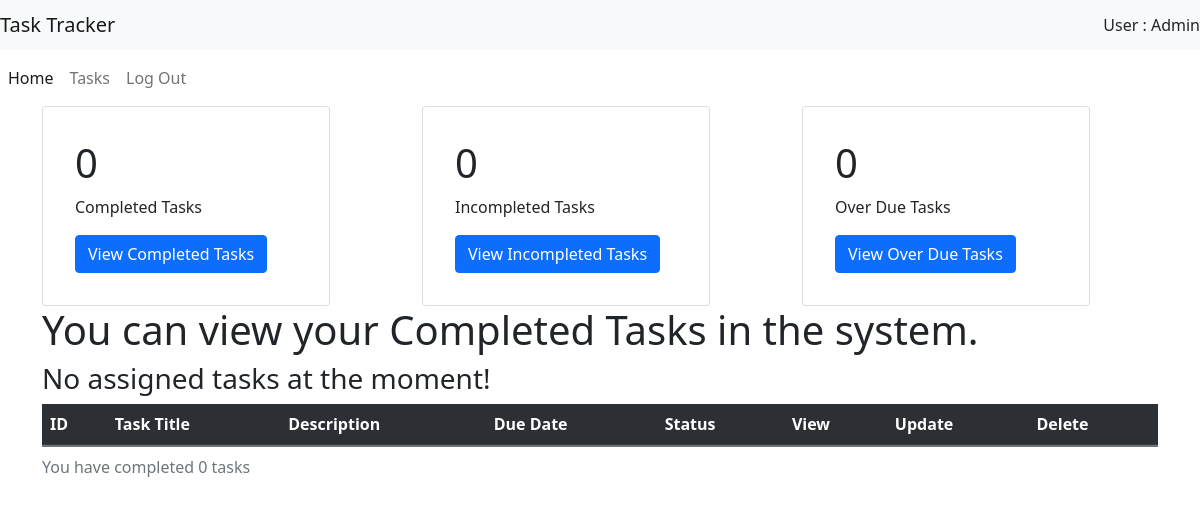
Page /pages/user/completedtasks.php (signed in) on the earlier database version.
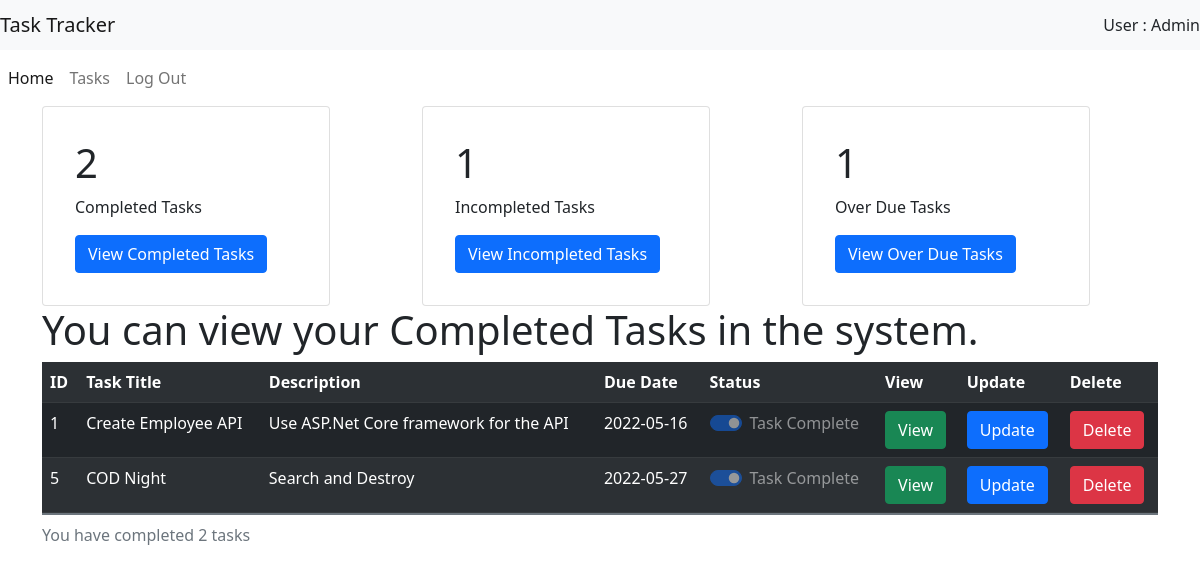
Same page on the later database version.
### tables this page shows
CREATE TABLE IF NOT EXISTS `task` (
  `id` int(11) NOT NULL AUTO_INCREMENT,
  `uid` int(11) NOT NULL,
  `title` varchar(50) NOT NULL,
  `description` varchar(150) NOT NULL,
  `due_date` date NOT NULL,
  `status` int(2) NOT NULL,
  `notify` int(11) NOT NULL,
  PRIMARY KEY (`id`),
  KEY `uid` (`uid`)
);

### pages/user/completedtasks.php (the view, shortened to what the changed rows need)
<?php
require_once '../connection.php';
$date1 = date("Y-m-d");
?>
<!DOCTYPE html>
<html>
<head>
    <link rel="stylesheet" type="text/css" media="screen" href="../../css/bootstrap.min.css" />
</head>
<body>
<div class="container">
    <div class="row">
        <div class="col">
            <div class="card p-3" style="width: 18rem;">
                <div class="card-body">
                    <?php
                    $ID = $_SESSION['uid'];
                    $query2  = "SELECT * FROM `task` where uid='$ID' AND status = 1;";
                    $ret2 = mysqli_query($link, $query2);
                    $num_results2 = mysqli_num_rows($ret2);
                    ?>
                    <h1 class="card-title"><?php echo $num_results2;?></h1>
                    <p class="card-text">Completed Tasks</p>
                    <a href="completedtasks.php" class="btn btn-primary">View Completed Tasks</a>
                </div>
            </div>
        </div>
        <div class="col">
            <div class="card p-3" style="width: 18rem;">
                <div class="card-body">
                    <?php
                    $ID = $_SESSION['uid'];
                    $query1  = "SELECT * FROM `task` where uid='$ID' AND status = 0 AND due_date >'$date1' OR due_date ='$date1';";
                    $ret1 = mysqli_query($link, $query1);
                    $num_results1 = mysqli_num_rows($ret1);
                    ?>
                    <h1 class="card-title"><?php echo $num_results1;?></h1>
                    <p class="card-text">Incompleted Tasks</p>
                    <a href="incomp.php" class="btn btn-primary">View Incompleted Tasks</a>
                </div>
            </div>
        </div>
        <div class="col">
            <div class="card p-3" style="width: 18rem;">
                <div class="card-body">
                    <?php
                    $ID = $_SESSION['uid'];
                    $query3  = "SELECT * FROM `task` where uid='$ID'  AND status = 0 AND due_date <'$date1';";
                    $ret3 = mysqli_query($link, $query3);
                    $num_results3 = mysqli_num_rows($ret3);
                    ?>
                    <h1 class="card-title"><?php echo $num_results3;?></h1>
                    <p class="card-text">Over Due Tasks</p>
                    <a href="due.php" class="btn btn-primary">View Over Due Tasks</a>
                </div>
            </div>
        </div>
    </div>
    <h1 class="display-7">You can view your Completed Tasks in the system.</h1>
    <table class="table table-dark table-striped">
        <tr class="header">
            <th ><a >ID</a></th>
            <th ><a >Task Title</a></th>
            <th ><a >Description</a></th>
            <th ><a >Due Date</a></th>
            <th ><a >Status</a></th>
            <th " class="butten"><a >View</a></th>
            <th " class="butten"><a >Update</a></th>
            <th " class="butten"><a >Delete</a></th>
        </tr>
        <?php
        $ID = $_SESSION['uid'];
        $query  = "SELECT * FROM `task` where uid='$ID' AND status = 1;";
        $ret = mysqli_query($link, $query);
        $num_results = mysqli_num_rows($ret);
        for ($i = 0; $i < $num_results; $i++) {
            $row = mysqli_fetch_array ($ret);
            ?>
            <tr>
            <?php $id = $row["id"]; ?>
            <td class="myvalue"><?php echo $row["id"]; ?></td>
            <td><?php echo $row["title"]; ?></td>
            <td><?php echo $row["description"] ; ?></td>
            <td><?php echo $row["due_date"] ; ?></td>
            <td>
            <?php if ($row["status"] == 0){ ?>
                <div class="form-check form-switch">
                    <input class="form-check-input status" type="checkbox" value="1" role="switch" id="toggleBtn<?php $id ?>" disabled>
                    <label class="form-check-label" for="toggleBtn<?php $id ?>">Task Incomplete</label>
                </div>
            <?php }
            elseif ($row["status"] == 1){ ?>
                <div class="form-check form-switch">
                    <input class="form-check-input status" type="checkbox" role="switch" value="0" id="toggleBtn<?php $id ?>" checked disabled>
                    <label class="form-check-label" for="toggleBtn<?php $id ?>">Task Complete</label>
                </div>
            <?php } ?>
            </td>
            <td><a type="button" class="btn btn-success" href=" view.php?ID=<?php echo $row['id'] ;?> ">View</a></td>
            <td><a type="button" class="btn btn-primary" href=" update.php?ID=<?php echo $row['id'] ;?> ">Update</a></td>
            <td><a type="button" class="btn btn-danger" href="javascript:void(0)" onclick="return deleteContent('<?php echo $id; ?>');" >Delete</a></td>
            </tr>
            <?php }if ($num_results==0) { ?>
            <h3>No assigned tasks at the moment!</h3>
        <?php }
        echo "<caption>You have completed {$num_results} tasks</caption>";
        ?>
    </table>
</div>
</body>
</html>

Differences in the rows shown:
added task: id "1", title "Create Employee API", description "Use ASP.Net Core framework for the API", due_date "2022-05-16"
added task: id "5", title "COD Night", description "Search and Destroy", due_date "2022-05-27"
Other differences:
$num_results2: "0" → "2"
$num_results1: "0" → "1"
$num_results3: "0" → "1"
$num_results: "0" → "2"
text no longer shown: "No assigned tasks at the moment!"
